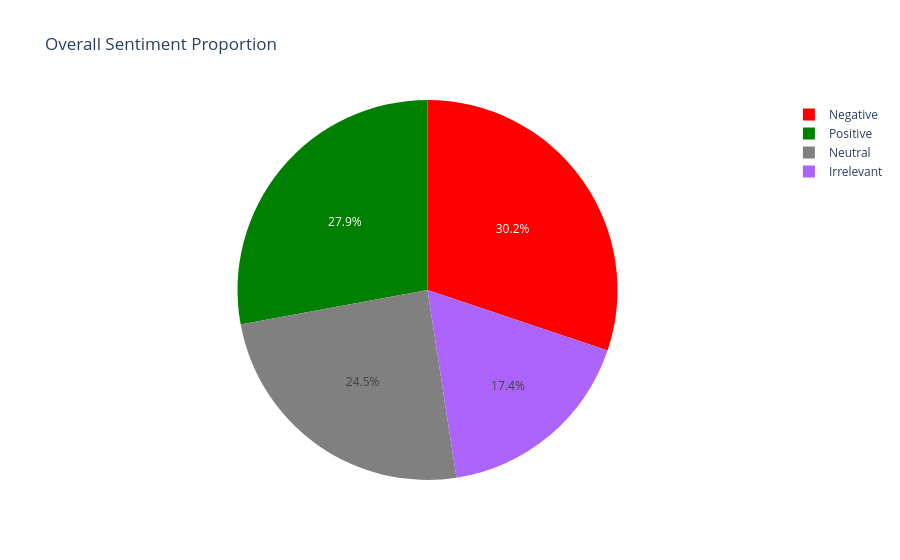

Here is the notebook cell this chart was saved with:
### Code cell
# Pie Chart of Sentiment Proportions
sentiment_counts=twi_train_val['sentiment'].value_counts().reset_index()
sentiment_counts.columns=['Sentiment','Count']
fig=px.pie(sentiment_counts,names='Sentiment',values='Count',
           color='Sentiment',
           color_discrete_map={'Positive':'green','Negative':'red','Neutral':'gray'},
           title="Overall Sentiment Proportion")
fig.show()

### Figure 1 — Plotly figure (JSON) as saved in the notebook; plotly's stock layout.template omitted (floating-point values rounded to 4 significant figures)
{"data": [{"customdata": [["Negative"], ["Positive"], ["Neutral"], ["Irrelevant"]], "domain": {"x": [0, 1], "y": [0, 1]}, "hovertemplate": "Sentiment=%{customdata[0]}<br>Count=%{value}<extra></extra>", "labels": ["Negative", "Positive", "Neutral", "Irrelevant"], "legendgroup": "", "marker": {"colors": ["red", "green", "gray", "#ab63fa"]}, "name": "", "showlegend": true, "type": "pie", "values": [22624, 20931, 18393, 13046]}], "layout": {"legend": {"tracegroupgap": 0}, "title": {"text": "Overall Sentiment Proportion"}}}
